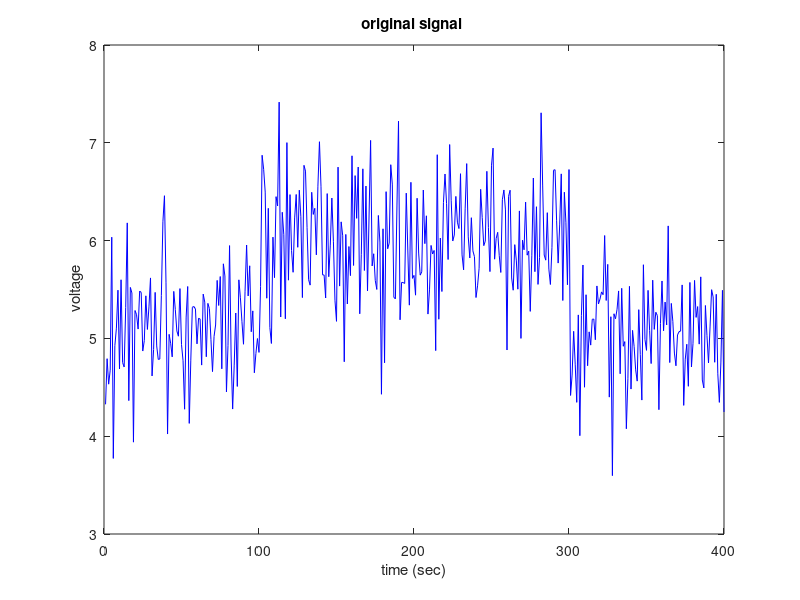
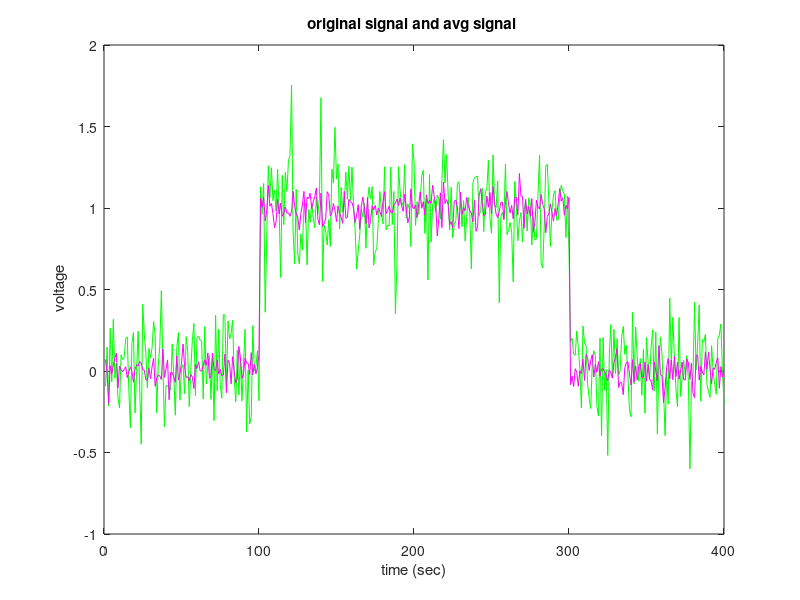
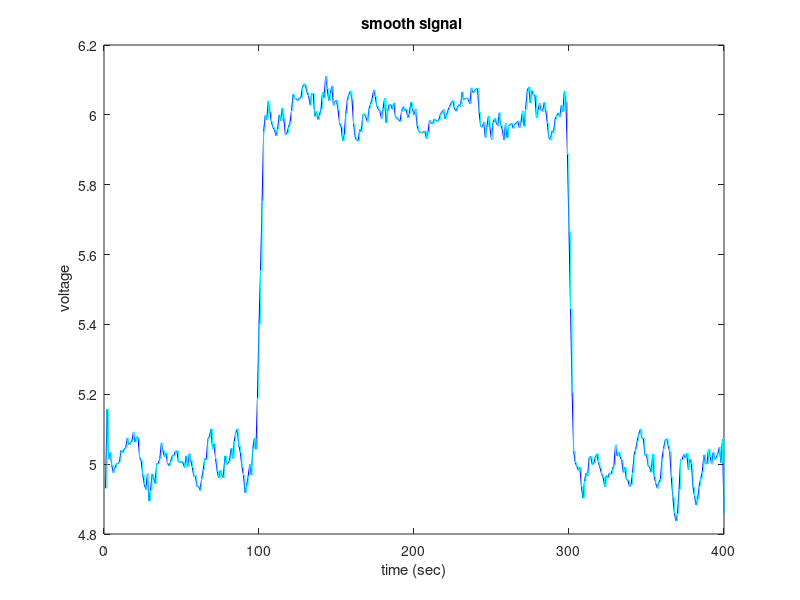
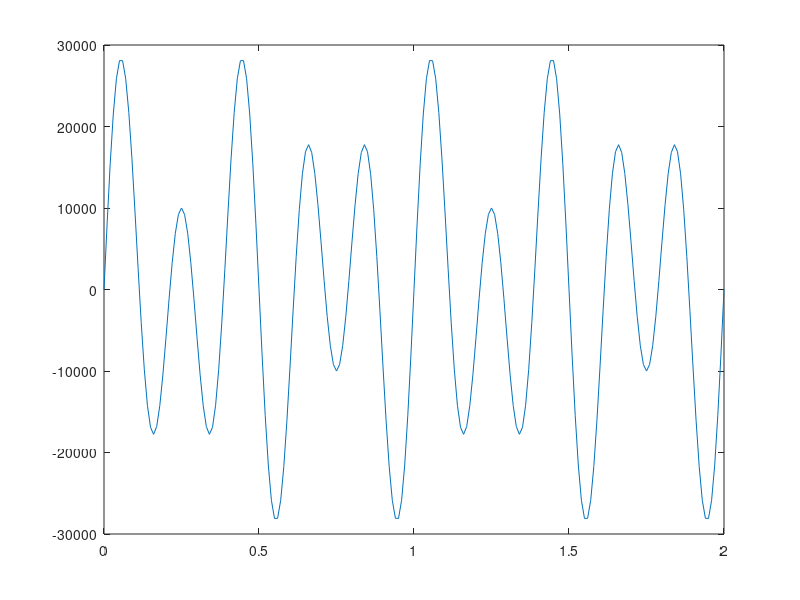

These charts were generated, in order, by the following MATLAB code:
function  ex3_Wilner_Harel_305571986
%%%Assignment #3/
close all

%% Exercise 1: SNR
y=randn(1,400)/10+ [zeros(1,100) ones(1,200) zeros(1,100)]+5;

%1.Normalized data with mean 0:
% the most simple option is to normalize it to z values: Z = zscore(y),
%but its demends the 'stats toolbox', so we do it manually:
%subtracte the mean from y:
x=(y(101:200)-mean(y(101:200)));
%re-arange to z scale
z=x/std(x(:));

%2.	Computing the noise and signal power:
noise=y-[zeros(1,100) ones(1,200) zeros(1,100)]+5;
Snoise = std(noise) %noise powe
Ssignal = mean(y(101:200)) %signal power


%3.	Computing the SNRpower , SNRrms and db values.
SNRp = Ssignal.^2/Snoise^2 %SNR power
SNRrms=SNRp.^0.5 %SNR RMS
db= 10*log10(SNRp) 

%4.
y2=randn(1,400)/2+ [zeros(1,100) ones(1,200) zeros(1,100)]+5;
x2=(y2)-mean(y2);
z2=x2/std(x2);
noise=y2-[zeros(1,100) ones(1,200) zeros(1,100)]+5;

signalP2=mean(y2(101:200))
sNoise2=std(noise)
snrPower2=signalP2/sNoise2
snrRMS2=snrPower2.^0.5

figure

plot (y2,'color', 'b');
xlabel('time (sec)');
ylabel(' voltage');
title('original signal ');



%% Exercise 2: smoothing and averaging
%1
y3=randn(1,400)/5+ [zeros(1,100) ones(1,200) zeros(1,100)];
%2 snr
noise3=y-[zeros(1,100) ones(1,200) zeros(1,100)];
Snoise3 = std(noise3) %noise powe
Ssignal3 = mean(y3) %signal power

SNRp3 = Ssignal3.^2/Snoise3^2 %SNR power
SNRrms=SNRp3.^0.5 %SNR RMS

%3
avgSig=zeros(1,400);
avgNoise=avgSig;
for ii=1:10
    x=randn(1,400)/5+ [zeros(1,100) ones(1,200) zeros(1,100)];
    avgSig=x.*0.1+avgSig;
    avgNoise=avgNoise+0.1*(x-[zeros(1,100) ones(1,200) zeros(1,100)])
end
SNRpAvg = avgSig.^2/avgNoise.^2 %SNR power
SNRrmsAvg=SNRpAvg.^0.5 %SNR RMS
%4
figure
plot (1:400,y3,'color', 'g')
hold on
plot (1:400,avgSig,'color', 'm')


xlabel('time (sec)');
ylabel(' voltage');
title('original signal and avg signal ');
hold off
%5smoothing with a simple 5 points rectangle window 
%assuming not allowed to use  rectwin() function..
ySmooth=y;
for ii=3:(length(y)-2)
    ySmooth(ii)=0.2*sum(y((ii-2):(ii+2)));
end

figure
plot (1:400,ySmooth,'color', 'b')
hold on
stairs (1:400,ySmooth,'color', 'c')
xlabel('time (sec)');
ylabel(' voltage');
title('smooth signal ');

%% Exercise 3: sampling with noise and stochastic resonance
t=0:0.01:2; y = 10*sin(2*pi*3*t) + 20*sin(2*pi*t*5);
%apllying units:

%amplifing the signal by 1000 times:
amp=1000;
recordingRange=5;
bitResolution=8
SignalRes=recordingRange/amp/(2^bitResolution); %in Volt
%mVolt:
lowestSignal=SignalRes.*(10^6)
m=[max(y) min(y)]
rm=m(1)-m(2)


figure
plot(t,y*1000)

%sampling 
frequency=50;
t2=0:(1/frequency):2;
yS = 10*sin(2*pi*3*t2) + 20*sin(2*pi*t2*5);
figure
subplot(2,2,1)
stem(t2,yS,'m','MarkerEdgeColor','c')
xlabel('time (sec)');
ylabel(' voltage');
title('sample ');

subplot(2,2,2)
stairs(t2,yS)
xlabel('time (sec)');
ylabel(' voltage');
title('sample as sqr wave ');

subplot(2,2,3)
plot(t,y)
xlabel('time (sec)');
ylabel(' voltage');
title('original signal ');

subplot(2,2,4)
stairs(t2,yS,'--')
hold on
plot(t,y,'m')
xlabel('time (sec)');
ylabel(' voltage');
title('original signal and sampled signal ');

%adding noise
yNoise = 10*sin(2*pi*3*t2) + 20*sin(2*pi*t2*5)+20*randn(1,length(t2));
yAvg=(yNoise+yS)/2

figure
subplot(2,2,4)
plot(t2,yNoise,'m')
xlabel('time (sec)');
ylabel(' voltage');
title('signal with noise ');

subplot(2,2,3)
plot(t2,yAvg)
xlabel('time (sec)');
ylabel(' voltage');
title('avg of Signal and noisey signal');

subplot(3,1,1)
plot(t2,yNoise,'--')
hold on
plot(t2,yAvg,'m')
xlabel('time (sec)');
ylabel(' voltage');
title('avg signal and the signal with noise ');


end
